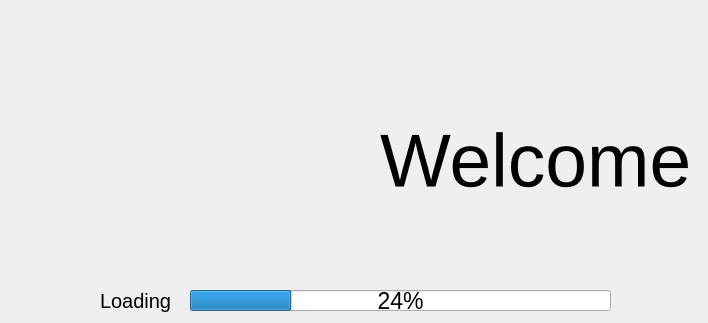
<?xml version="1.0" encoding="UTF-8"?>
<ui version="4.0">
 <class>Form</class>
 <widget class="QWidget" name="Form">
  <property name="geometry">
   <rect>
    <x>0</x>
    <y>0</y>
    <width>708</width>
    <height>323</height>
   </rect>
  </property>
  <property name="windowTitle">
   <string>PC Corp - Installer</string>
  </property>
  <property name="styleSheet">
   <string notr="true"/>
  </property>
  <widget class="QLabel" name="label">
   <property name="geometry">
    <rect>
     <x>380</x>
     <y>120</y>
     <width>321</width>
     <height>81</height>
    </rect>
   </property>
   <property name="font">
    <font>
     <pointsize>56</pointsize>
    </font>
   </property>
   <property name="text">
    <string>Welcome</string>
   </property>
  </widget>
  <widget class="QLabel" name="label_2">
   <property name="geometry">
    <rect>
     <x>0</x>
     <y>0</y>
     <width>323</width>
     <height>323</height>
    </rect>
   </property>
   <property name="text">
    <string/>
   </property>
   <property name="pixmap">
    <pixmap>../../../../../../Mathéo/code/CasioModules/assets/logo.png</pixmap>
   </property>
  </widget>
  <widget class="QProgressBar" name="progressBar">
   <property name="geometry">
    <rect>
     <x>190</x>
     <y>290</y>
     <width>421</width>
     <height>21</height>
    </rect>
   </property>
   <property name="font">
    <font>
     <pointsize>17</pointsize>
    </font>
   </property>
   <property name="value">
    <number>24</number>
   </property>
  </widget>
  <widget class="QLabel" name="label_3">
   <property name="geometry">
    <rect>
     <x>100</x>
     <y>280</y>
     <width>101</width>
     <height>41</height>
    </rect>
   </property>
   <property name="font">
    <font>
     <pointsize>15</pointsize>
    </font>
   </property>
   <property name="text">
    <string>Loading</string>
   </property>
  </widget>
 </widget>
 <resources/>
 <connections/>
</ui>
